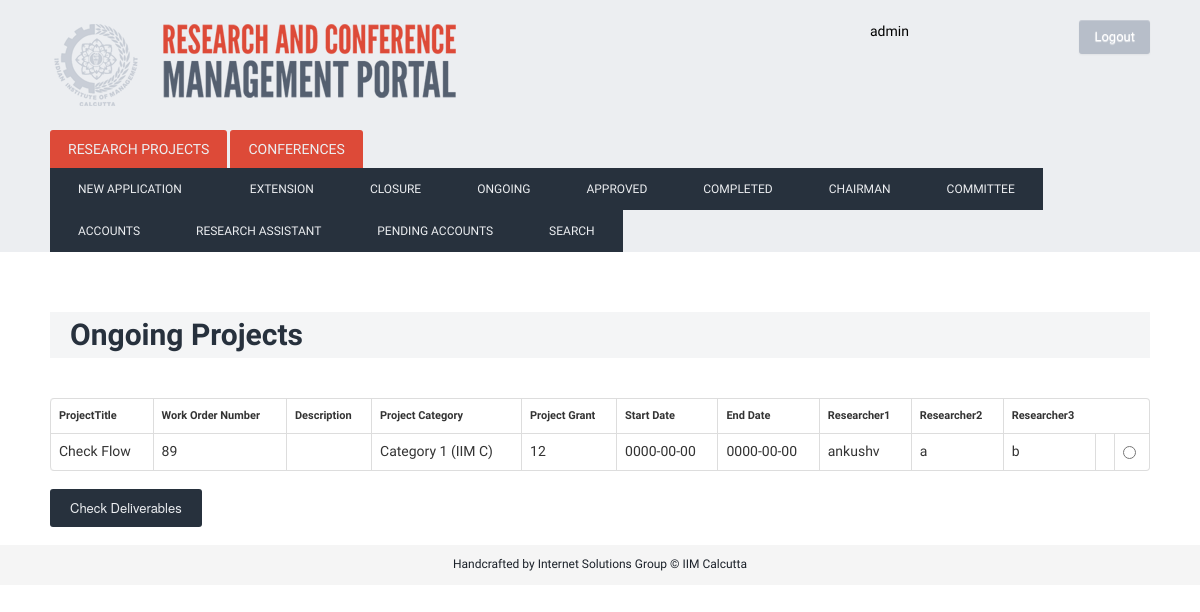
/index.php/ongoing (signed in), run on the app's committed database.
### tables this page shows
CREATE TABLE IF NOT EXISTS `project` (
  `ProjectTitle` varchar(400) NOT NULL,
  `WorkOrderId` varchar(1000) NOT NULL,
  `ProjectId` bigint(200) NOT NULL AUTO_INCREMENT,
  `Description` varchar(2000) NOT NULL,
  `App_Date` timestamp NOT NULL DEFAULT CURRENT_TIMESTAMP COMMENT 'The  date of application of the project',
  `Start_Date` date NOT NULL,
  `End_Date` date NOT NULL,
  `Researcher1` varchar(80) NOT NULL,
  `Researcher2` varchar(80) NOT NULL,
  `Researcher3` varchar(80) NOT NULL,
  `ProjectCategory` varchar(30) NOT NULL,
  `ProjectGrant` int(11) NOT NULL,
  `PStatus` varchar(50) NOT NULL,
  `Deliverables` varchar(500) NOT NULL,
  `cases` int(11) NOT NULL DEFAULT '0',
  `journals` int(11) NOT NULL DEFAULT '0',
  `chapters` int(11) NOT NULL DEFAULT '0',
  `conference` int(11) NOT NULL DEFAULT '0',
  `paper` int(11) NOT NULL DEFAULT '0',
  `books` int(11) NOT NULL DEFAULT '0',
  `comm_approval` int(11) NOT NULL DEFAULT '0',
  `ResearchAssistanceBudget` int(11) NOT NULL,
  `RCEBudget` int(11) NOT NULL,
  `InvestigatorsBudget` int(11) NOT NULL,
  `TravelAccoBudget` int(11) NOT NULL,
  `CommunicationBudget` int(11) NOT NULL,
  `ITCostsBudget` int(11) NOT NULL,
  `DisseminationBudget` int(11) NOT NULL,
  `ContingencyBudget` int(11) NOT NULL,
  PRIMARY KEY (`ProjectId`),
  UNIQUE KEY `ProjectId` (`ProjectId`),
  UNIQUE KEY `ProjectId_2` (`ProjectId`)
);

### index.php (called while the page is built, shortened)
<?php
require_once BASEPATH.'core/CodeIgniter.php';

### application/models/project_model.php (called while the page is built, shortened)
<?PHP
class Project_model extends CI_Model {
	function project_status($status)
		{
		$queryStr='SELECT * FROM project WHERE PStatus = "'.$status.'";';
		$query = $this->db->query($queryStr);
		return $query;
		}
}
?>

### application/controllers/ongoing.php (the view, shortened to what this page needs)
<?PHP
class Ongoing extends CI_Controller {
	function index()
		{
			$data['myClass']=$this;
			$data['action']=0;
			if($_SESSION['usertype']==1){
				$this->load->view('layout',$data);
			} elseif ($_SESSION['usertype']==2){
				$this->load->view('layoutComm',$data);
			} elseif($_SESSION['usertype']==3){
				$this->load->view('layoutChairman',$data);
			}
			else{
			header("location:login");
			}
		}
	function load_php()
				{
				echo '<h1> Ongoing Projects </h1>';
				$this->load->model('project_model');
				$status='ongoing';
				$Query= $this->project_model->project_status($status);
				echo '<FORM METHOD=POST ACTION="CompletionCheckAdminRequest">';
				echo '<TABLE class="table table-bordered"><tbody>';
                echo '<TR><TD><h4>ProjectTitle</h4></TD>
					<TD><h4>Work Order Number</h4></TD>
                    <TD><h4>Description</h4></TD>
                    <TD><h4>Project Category</TD>
                    <TD><h4>Project Grant</TD>
                    <TD><h4>Start Date</TD>
					<TD><h4>End Date</TD>
                    <TD><h4>Researcher1</TD>
                    <TD><h4>Researcher2</TD>
                    <TD><h4>Researcher3</h1></TD></tbody>';
					 foreach($Query->result() as $row)
					 {
						 echo '<TR><TD>';
						 print $row->ProjectTitle;
						 echo '</TD><TD>';
						 print $row->WorkOrderId;
						 echo '</TD><TD>';
						 echo '</TD><TD>';
						 print $row->ProjectCategory;
						 echo '</TD><TD>';
						 print $row->ProjectGrant;
						 echo '</TD><TD>';
						 print $row->Start_Date;
						 echo '</TD><TD>';
						 print $row->End_Date;
						 echo '</TD><TD>';
						 print $row->Researcher1;
						 echo '</TD><TD>';
						 print $row->Researcher2;
						 echo '</TD><TD>';
						 print $row->Researcher3;
						 echo '</TD><TD>';
						 echo '<TD><INPUT TYPE="RADIO" NAME="ProjectSelected" VALUE="'.$row->ProjectId.'"></TD></TR>';
					 }
				echo '</TABLE>';
				echo '<INPUT TYPE=SUBMIT name="RequestType" value="Check Deliverables" onClick=checkDeliverables()>';
				echo '</FORM>';
				}
	}
?>

### static/css/custom.css (style rules this page uses)
html, body { height: 100%; }
body { background: url('/static/img/denim.png'); font-family: 'Droid Sans', sans-serif; font-weight: normal; font-size: 14px; line-height: 1.6; }
h4 { font-size: 11px; }
h1 { color: #27313D; margin-top: 60px; margin-bottom: 40px; font-weight: bold; background: #F4F5F6; padding: 5px 20px; }
input[type=submit] { border: none; padding: 10px 20px; margin-right: 15px; color: #ECEEF1; background: #27313D; -webkit-border-radius: 3px; -moz-border-radius: 3px; border-radius: 3px; cursor: pointer; }

### data on the page
project: ProjectTitle "Check Flow", WorkOrderId "89", ProjectCategory "Category 1 (IIM C)", ProjectGrant "12", Start_Date "0000-00-00", End_Date "0000-00-00", Researcher1 "ankushv", Researcher2 "a", Researcher3 "b"

### other printed values
$name "admin"
